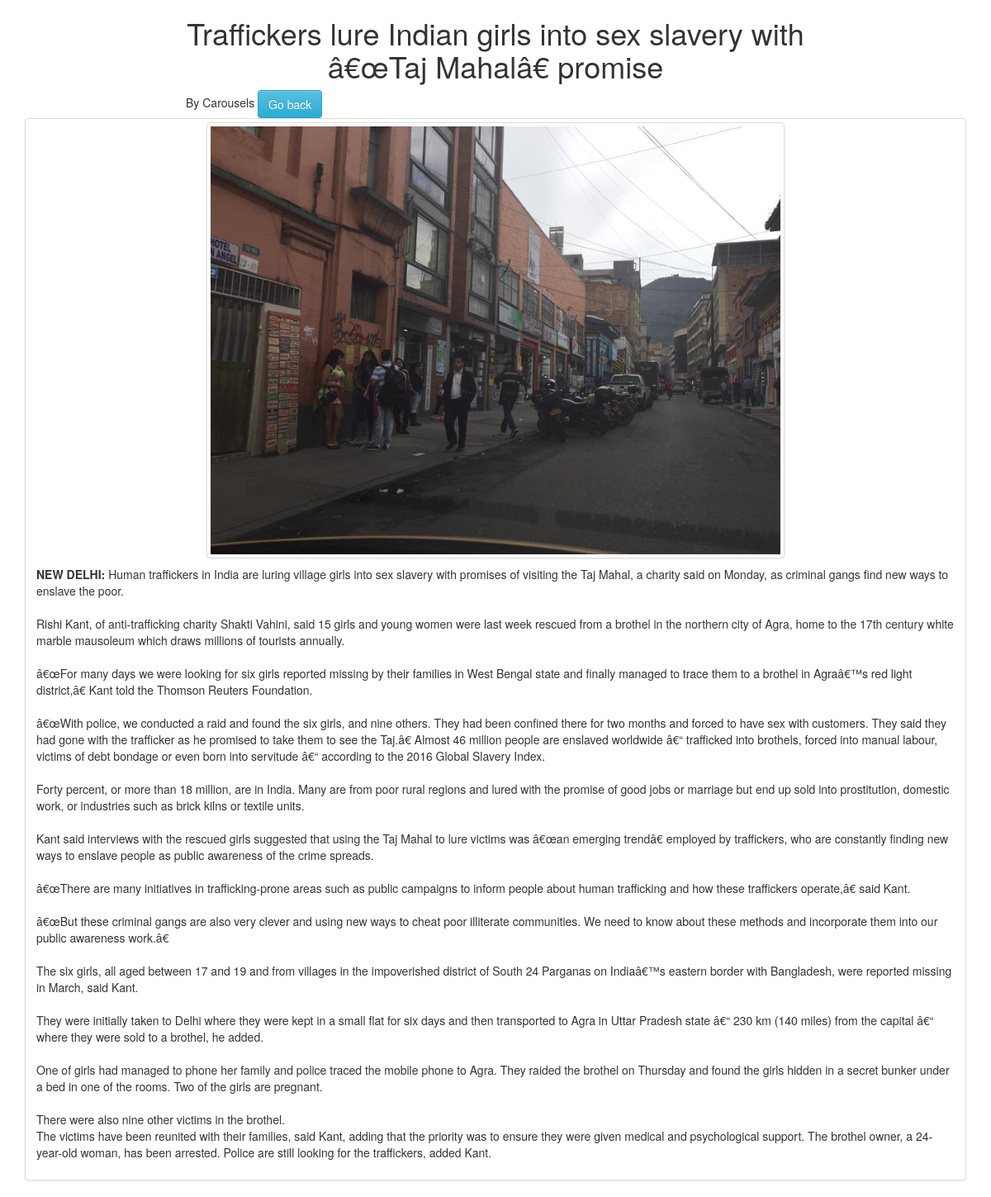
/admin/single.php?id=48, run on the app's committed database.
### tables this page shows
CREATE TABLE `news` (
  `id` int(11) NOT NULL,
  `user` varchar(60) NOT NULL,
  `title` text NOT NULL,
  `description` longtext NOT NULL,
  `media` varchar(60) NOT NULL,
  `category` varchar(60) NOT NULL,
  `status` tinyint(4) NOT NULL DEFAULT '1'
);

### admin/single.php (the view, shortened to what this page needs)
<?php
$id = $_GET['id'];
$objs = new Connection();
$objs->connect();
$result = $objs::$con->query("SELECT * FROM news WHERE id ={$id}");
$data = $result->fetch(PDO::FETCH_ASSOC);
?>
<!DOCTYPE html>
<html>
<head>
<link rel="stylesheet" href="https://maxcdn.bootstrapcdn.com/bootstrap/3.3.7/css/bootstrap.min.css">
<link rel="stylesheet" href="https://maxcdn.bootstrapcdn.com/bootstrap/3.3.7/css/bootstrap-theme.min.css">
<link rel="stylesheet" href="https://maxcdn.bootstrapcdn.com/font-awesome/4.7.0/css/font-awesome.min.css">
</head>
<body>
<div class="container">
	<div class="row">
		<div class="col-md-8 col-md-offset-2">
			<h1 class="text-center"><?php echo $data['title']; ?></h1>
			<span>By <?php echo ucfirst($data['user']); ?></span>
			<a href="../frontend/index.php" class="btn btn-info"> Go back</a>
		</div>
	</div>
			<div class="row">
  <div class="col-md-12">
    <div class="thumbnail">
        <img src="../admin/assets/img/<?php echo $data['media'];?>" class="img-thumbnail" alt="Cinque Terre" width="700" height="700">
        <div class="caption">
          <p>
				<?php echo $data['description']; ?>
			</p>
        </div>
    </div>
  </div>
</div>
</div>
</body>
</html>

### data on the page
news: title "Traffickers lure Indian girls into sex slavery with â€œTaj Mahalâ€ promise", user "Carousels", media (picture), description "NEW DELHI: Human traffickers in India are luring village girls into sex slavery with promises of visiting the Taj Mahal, a charity said on Monday, as criminal gangs find new ways to enslave the poor. Rishi Kant, of anti-trafficking charity Shakti Vahini, said 15 girls and young women were last week rescued from a brothel in the northern city of Agra, home to the 17th century white marble mausoleum which draws millions of tourists annually. â€œFor many days we were looking for six girls reported missing by their families in West Bengal state and finally managed to trace them to a brothel in Agraâ€™s red light district,â€ Kant told the Thomson Reuters Foundation. â€œWith police, we conducted…"
